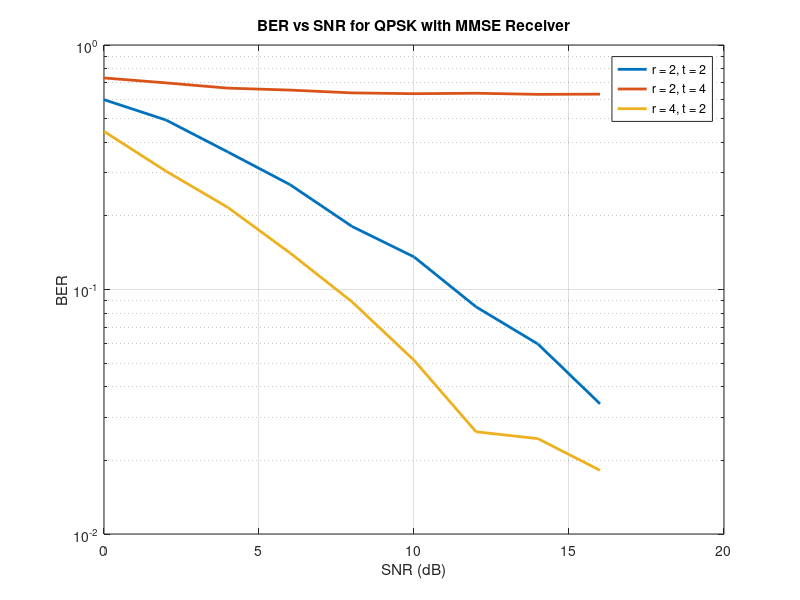

Recreate this plot in MATLAB.
close all;
clear;
clc;

% Simulation Parameters
blockLength = 1000; % Number of bits per block
nBlocks = 1000; % Number of blocks to simulate
SNRdB = 0:2:16; % SNR values in dB
SNR = 10.^(SNRdB/10); % Convert SNR to linear scale
No = 1; % Noise variance

% Receiver and Transmitter configurations
configs = [
    2, 2;
    2, 4;
    4, 2;
];

BER_QPSK = zeros(length(configs), length(SNR));

for cfg = 1:size(configs, 1)
    r = configs(cfg, 1); % Number of receivers
    t = configs(cfg, 2); % Number of transmitters

    for blk = 1:nBlocks
        % Generate random bits for QPSK modulation
        BitsI = randi([0, 1], t, blockLength); % In-phase bits
        BitsQ = randi([0, 1], t, blockLength); % Quadrature bits

        % Map bits to QPSK symbols
        TxSymbols = (2*BitsI - 1 + 1j*(2*BitsQ - 1)) / sqrt(2); % QPSK modulation

        for k = 1:length(SNRdB)
            % Generate random Rayleigh channel matrix
            H = (randn(r, t) + 1j*randn(r, t)) / sqrt(2);

            % Add noise
            noise = sqrt(No/2) * (randn(r, blockLength) + 1j*randn(r, blockLength));

            % Transmit symbols through the channel
            RxSymbols = H * sqrt(SNR(k)) * TxSymbols + noise;

            % Zero-Forcing Receiver
            %H_inv = pinv(H); % Compute pseudo-inverse of H
            mmse = (inv(transpose(H)*H+(No/SNR(k))*eye(t)))*transpose(H);
            DetectedSymbols = mmse * RxSymbols; % MMSE

            % Demodulate detected symbols to bits
            DecBitsI = real(DetectedSymbols) > 0; % Decision for in-phase
            DecBitsQ = imag(DetectedSymbols) > 0; % Decision for quadrature

            % Compute BER
            BER_QPSK(cfg, k) = BER_QPSK(cfg, k) + sum(DecBitsI(:) ~= BitsI(:)) + sum(DecBitsQ(:) ~= BitsQ(:));
        end
    end

    % Normalize BER for QPSK
    BER_QPSK(cfg, :) = BER_QPSK(cfg, :) / (t * blockLength * nBlocks);
end

% Plot BER vs SNR for all configurations
figure;
for cfg = 1:size(configs, 1)
    r = configs(cfg, 1);
    t = configs(cfg, 2);
    semilogy(SNRdB, BER_QPSK(cfg, :), 'LineWidth', 2.0, 'DisplayName', sprintf('r = %d, t = %d', r, t));
    hold on;
end

grid on;
xlabel('SNR (dB)');
ylabel('BER');
legend('show');
title('BER vs SNR for QPSK with MMSE Receiver');